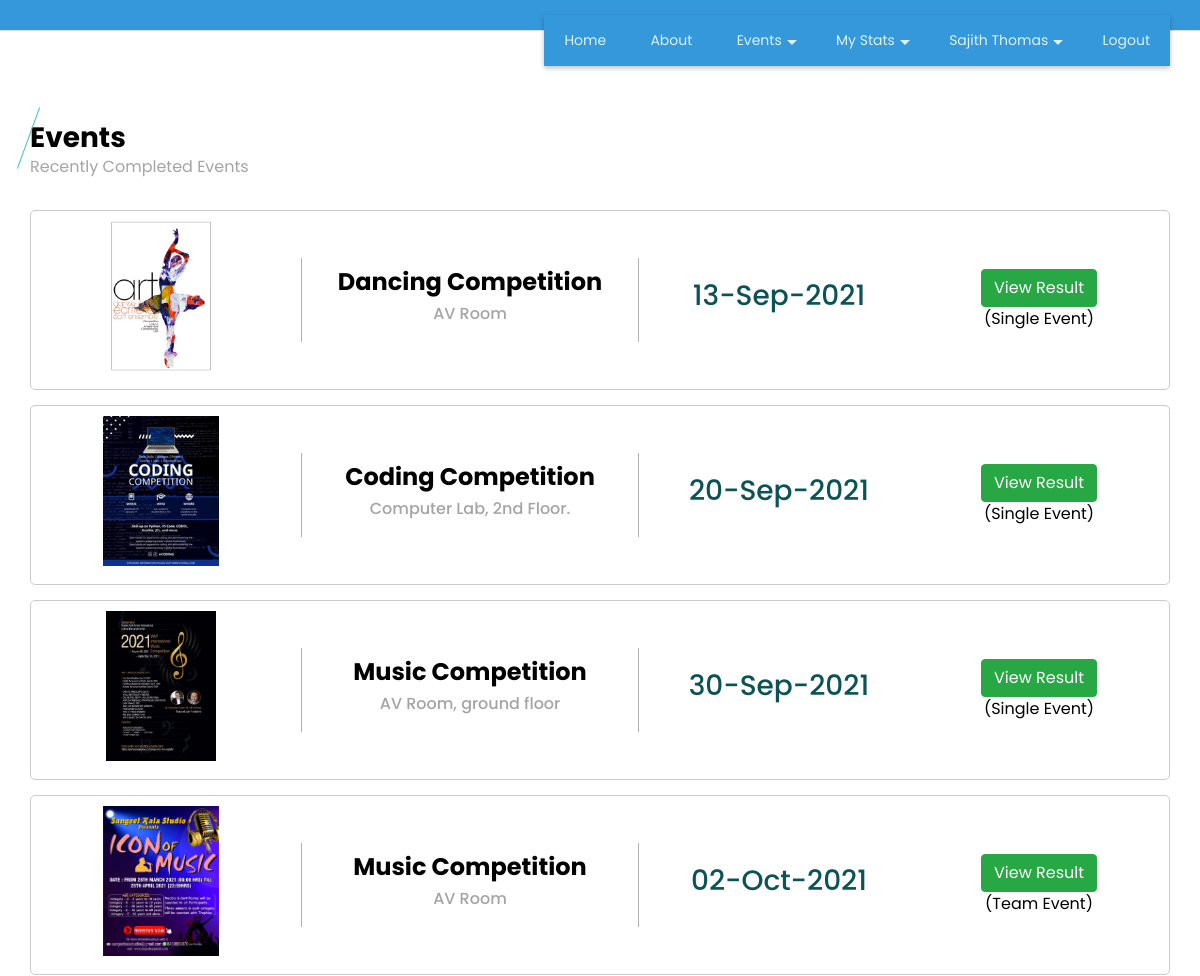
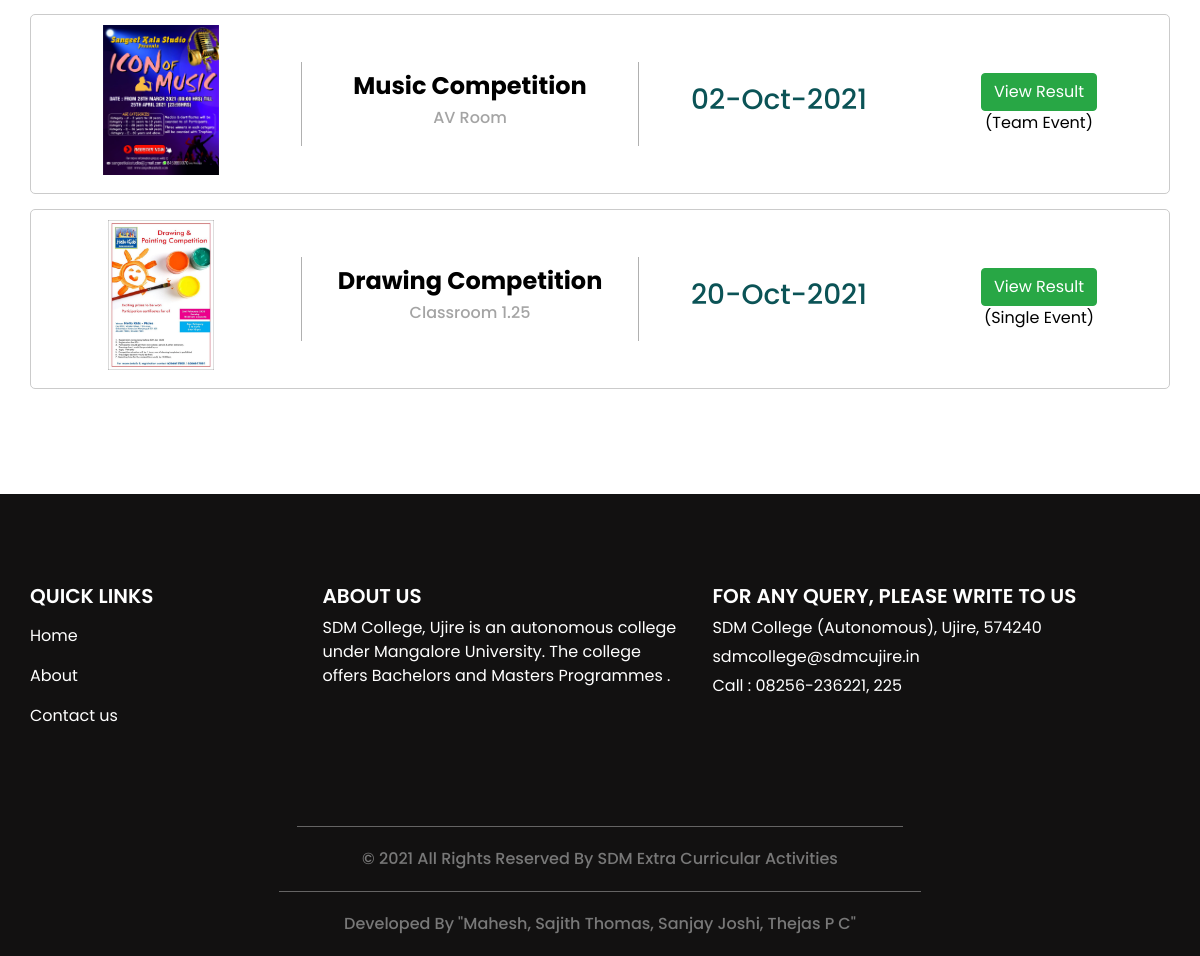
Screenshot of /completed-event.php (signed in) with the database file from the repository (2 pictures, top to bottom).
### tables this page shows
CREATE TABLE `student` (
  `student_id` int(11) NOT NULL,
  `student_name` varchar(30) NOT NULL,
  `course_id` int(11) NOT NULL,
  `student_rollno` varchar(10) NOT NULL,
  `student_password` varchar(300) NOT NULL,
  `st_class` varchar(20) NOT NULL,
  `student_image` varchar(300) NOT NULL,
  `gender` varchar(10) NOT NULL,
  `dob` date NOT NULL,
  `language` varchar(25) NOT NULL,
  `elective_paper` varchar(20) NOT NULL,
  `extension_activities` varchar(50) NOT NULL,
  `student_status` varchar(10) NOT NULL
);

CREATE TABLE `event` (
  `event_id` bigint(20) NOT NULL,
  `event_type_id` int(11) NOT NULL,
  `event_participation_type` varchar(25) NOT NULL COMMENT 'Single, Team',
  `no_of_participants` int(11) NOT NULL,
  `event_title` varchar(300) NOT NULL,
  `event_description` text NOT NULL,
  `event_rules` text NOT NULL,
  `event_banner` varchar(300) NOT NULL,
  `department_id` int(11) NOT NULL,
  `club_id` int(11) NOT NULL,
  `course_id` text NOT NULL,
  `st_class` text NOT NULL,
  `event_date_time` datetime NOT NULL,
  `event_venue` text NOT NULL,
  `staff_id` int(11) NOT NULL,
  `participation_limit` int(11) NOT NULL,
  `event_status` varchar(10) NOT NULL
);

### completed-event.php (the view, shortened to what this page needs)
<?php
include("header.php");
?>
  <section class="event_section layout_padding">
    <div class="container">
      <div class="heading_container">
        <h3>
          Events
        </h3>
        <p>
          Recently Completed Events
        </p>
      </div>
      <?php
      $count=1;
        $sqlview = "SELECT * FROM  event where event_date_time < CURDATE()";
        $qsqlview = mysqli_query($con,$sqlview);
        while($rsview = mysqli_fetch_array($qsqlview))
        {
          if($count<=6)
          {
         ?>
     <div class="boxd">
      <div class="event_container">
        <div class="box">
          <div class="img-box">
           <h5>
      <?php
      $imge=$rsview['event_banner'];
      echo '<img src="imgbanner/' .$imge .'" width="150" height="150">';
      ?>
       </h5>
          </div>
          <div class="detail-box">
            <h4>
            <?php echo "{$rsview['event_title']}";?>
            </h4>
            <h6>
              <?php echo "{$rsview['event_venue']}";?>
            </h6>
          </div>
          <div class="date-box">
            <h3>
            <?php echo date("d-M-Y",strtotime($rsview['event_date_time']));?>
            </h3>
          </div>
      <div>
        <?php
             if(!$rsview['event_id'] == $rsres['event_id'])
              {
          ?>
      <a href="event_result_report.php?event_id=<?php echo $rsview['event_id']; ?>" class="btn btn-success">View Result</a>
      (<?php echo $rsview['event_participation_type'];?> Event)
      <?php
          }
      else
      {
        ?>
        <button class="button-3" role="button" >Result will be added shortly</button>
      <?php } ?>
      </div>
      </div>
    </div>
  </div>
        <?php
        $count=$count+1;
      }
      }
        ?>
    </div>
  </section>
<?php
include("footer.php");
?>

### headerpage.php (shortened to what this page needs)
<div id="header">
  <header>
    <div class="container">
      <div class="row">
        <div class="col-12">
          <nav class="navbar navbar-expand-lg navbar-light">
            <div lass="collapse navbar-collapse" id="navbartoggle">
<div class="nav-fostrap" style="  position: absolute;
  top: 15px;right: 0;">
	<ul>
		<li><a href="index.php">Home</a></li>
		<li><a href="about.php">About</a></li>
<?php
			if(isset($_SESSION['student_id']))
			{
?>
		<li><a href="javascript:void(0)">Events<span class="arrow-down"></span></a>
		</li>
		<li><a href="javascript:void(0)">My Stats<span class="arrow-down"></span></a>
		</li>
		<li><a href="javascript:void(0)"><?php echo $rsstudentprofile['student_name']; ?><span class="arrow-down"></span></a>
		</li>
		<?php
			}
		?>
		<?php
		if(isset($_SESSION['staff_id']) || ($_SESSION['student_id']))
		{
		?>
		<li><a href="logout.php">Logout</a></li>
		<?php
		}
		else
		{
		?>
		<li><a href="student.php">Registration</a></li>
		<li><a href="login.php">Login</a></li>
		<?php
		}
		?>
	</ul>
</div>
            </div>
          </nav>
        </div>
      </div>
    </div>
  </header>
</div>

### css/style.css (style rules this page uses)
body { font-family: "Poppins", sans-serif; color: #000000; background-color: #ffffff; }
.layout_padding { padding: 90px 0; }
.heading_container { display: -webkit-box; display: -ms-flexbox; display: flex; -webkit-box-orient: vertical; -webkit-box-direction: normal; -ms-flex-direction: column; flex-direction: column; -webkit-box-align: start; -ms-flex-align: start; align-items: flex-start; }
.heading_container h3 { font-weight: bold; position: relative; margin-bottom: 15px; }
.heading_container h3::before { content: ""; position: absolute; top: 50%; left: 2px; width: 1px; height: 65px; background-color: #4bc5b8; -webkit-transform: translateY(-50%) rotate(20deg); transform: translateY(-50%) rotate(20deg); }
a, a:hover, a:focus { text-decoration: none; }
.btn, .btn:focus { outline: none !important; -webkit-box-shadow: none; box-shadow: none; }
.event_section .heading_container h3 { margin-bottom: 0; }
.event_section .heading_container h3::before { left: -2px; }
.event_section p { color: #a4a4a4; }
.event_section .event_container .box { display: -webkit-box; display: -ms-flexbox; display: flex; -webkit-box-align: center; -ms-flex-align: center; align-items: center; border: 1px solid #cbcbcb; margin: 15px 0; border-radius: 5px; }
.event_section .event_container .box > div { -webkit-box-flex: 1; -ms-flex: 1; flex: 1; display: -webkit-box; display: -ms-flexbox; display: flex; -webkit-box-orient: vertical; -webkit-box-direction: normal; -ms-flex-direction: column; flex-direction: column; -webkit-box-align: center; -ms-flex-align: center; align-items: center; -webkit-box-pack: center; -ms-flex-pack: center; justify-content: center; margin: 10px; }
.event_section .event_container .box .img-box img { width: 100%; }
.event_section .event_container .box .detail-box { border-left: 1px solid #b0b0b0; border-right: 1px solid #b0b0b0; -webkit-box-flex: 1.4; -ms-flex: 1.4; flex: 1.4; padding: 10px 0; }
.event_section .event_container .box .detail-box h4 { font-weight: bold; }
.event_section .event_container .box .detail-box h6 { color: #a4a4a4; }
.event_section .event_container .box .date-box h3 { color: #0b5356; }

### css/responsive.css (style rules this page uses)
@media (min-width: 1200px) { .container { max-width: 1170px; } }

### topmenu.php (style rules this page uses)
.nav-fostrap { display: block; margin-bottom: 15px 0; background: #3498db; -webkit-box-shadow:0 2px 5px 0 rgba(0,0,0,0.26); -moz-box-shadow:0 2px 5px 0 rgba(0,0,0,0.26); -o-box-shadow:0 2px 5px 0 rgba(0,0,0,0.26); z-index: 120; box-shadow: 0 2px 5px 0 rgba(0,0,0,0.26); }
.nav-fostrap ul { list-style-type: none; margin: 0; padding: 0; display: block; }
.nav-fostrap li { list-style-type: none; margin: 0; padding: 0; display: inline-block; position: relative; font-size: 14px; color: #def1f0; }
.nav-fostrap li a { padding: 15px 20px; font-size: 14px; color: #def1f0; display: inline-block; outline: 0; font-weight: 400; text-decoration: none; }
.arrow-down { width: 0; height: 0; border-left: 5px solid transparent; border-right: 5px solid transparent; border-top: 5px solid #def1f0; position: relative; top: 15px; right: -5px; content: ""; }

### headerpage.php (style rules this page uses)
#header nav { padding: 15px 0px; }
#header { border-bottom: 1px solid #ddd; background-color: #3498db; float: center; width: 100%; }

### completed-event.php (style rules this page uses)
.boxd { background: white; }

### rows the page displays
student: student_name "Sajith Thomas"
event: event_banner (picture), event_title "Dancing Competition", event_venue "AV Room", event_date_time "13-Sep-2021", event_participation_type "Single"
event: event_banner (picture), event_title "Coding Competition", event_venue "Computer Lab, 2nd Floor.", event_date_time "20-Sep-2021", event_participation_type "Single"
event: event_banner (picture), event_title "Music Competition", event_venue "AV Room, ground floor", event_date_time "30-Sep-2021", event_participation_type "Single"
event: event_banner (picture), event_title "Music Competition", event_venue "AV Room", event_date_time "02-Oct-2021", event_participation_type "Team"
event: event_banner (picture), event_title "Music Competition", event_venue "AV Room", event_date_time "02-Oct-2021", event_participation_type "Team"
event: event_banner (picture), event_title "Drawing Competition", event_venue "Classroom 1.25", event_date_time "20-Oct-2021", event_participation_type "Single"
